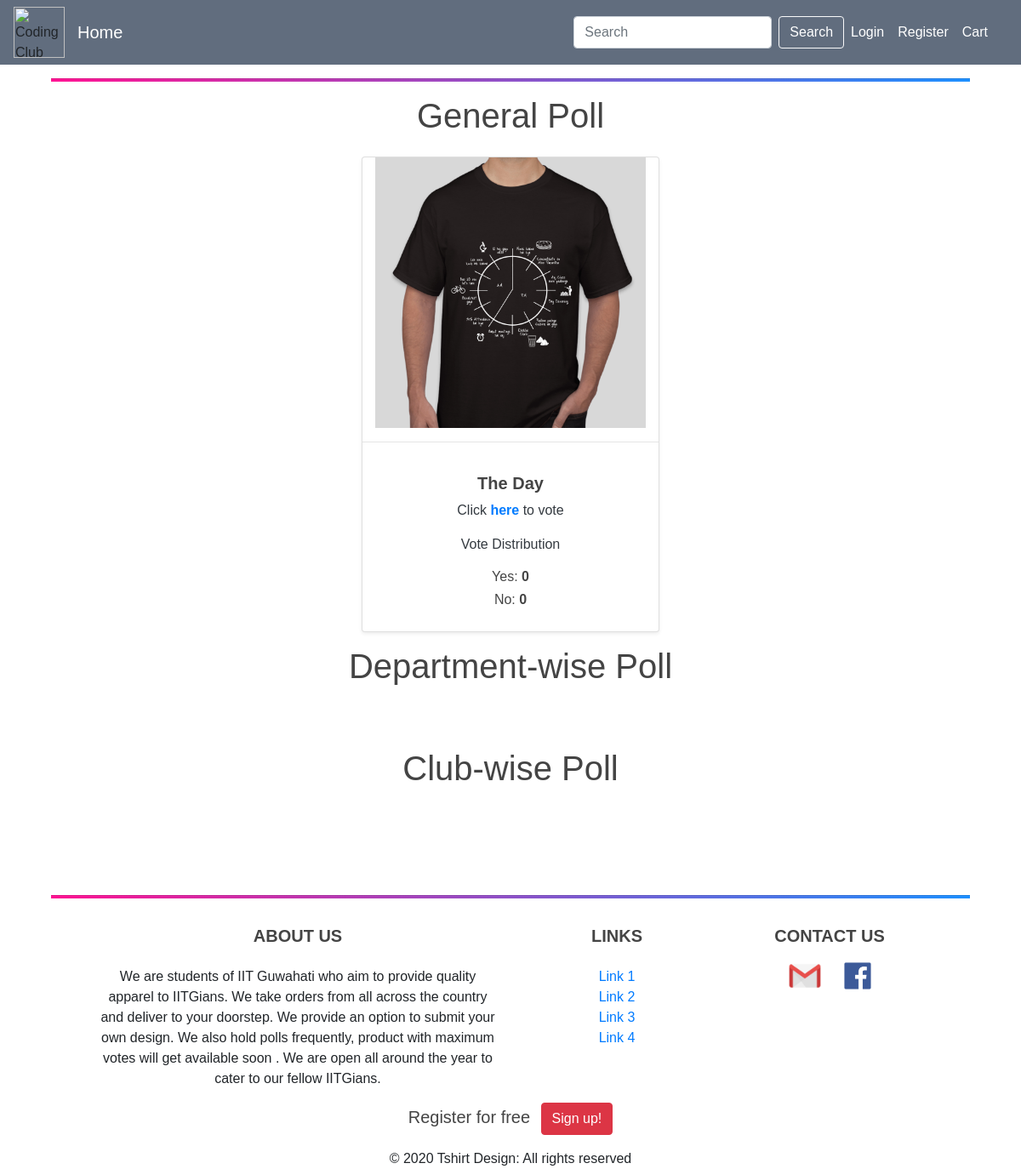
Screenshot of /polls/ with the database file from the repository.
### polls/models.py (models this page shows, shortened)
class Question(models.Model):
    question_text = models.CharField(max_length=200)
    department = models.CharField(max_length=120, choices=DEPARTMENTS, default='None')
    club = models.CharField(max_length=120, choices=CLUBS, default='None')
    image = models.ImageField( default='default.jpg', upload_to='images/')
    pub_date = models.DateTimeField(auto_now_add=True)
    status = models.BooleanField(default=True)
    image1 = models.ImageField(upload_to='images/',blank=True,null=True )
    general = models.BooleanField(default=False)

class Choice(models.Model):
    question = models.ForeignKey(Question, on_delete=models.CASCADE)
    choice_text = models.CharField(max_length=200)
    votes = models.IntegerField(default=0)

### polls/views.py (the view)
# urls.py: path('', views.IndexView.as_view(), name='index'),
class IndexView(generic.ListView):
    template_name = 'polls/index.html'
    context_object_name = 'latest_question_list'
    def get_queryset(self):
        return Question.objects.filter(
            pub_date__lte=timezone.now()
        ).order_by('-pub_date')[:5]

### polls/templates/polls/index.html (shortened to what this page needs)
{% extends "blog/base.html" %}
{% block content %}
 <div class="container">
    {% if latest_question_list %}
         <h1 class="text-center mb-4">General Poll</h1>
        <div class="row">
            {% for question in latest_question_list %}
                {% if question.general == True %}
                    <div class="col-lg-4 col-md-5 col-sm-10 mx-auto">
                        <div class="card shadow-sm mb-3">
                            <div class="col-sm-12">
                                <img class="img-fluid" src="{{ question.image.url }}" alt="{{ question.question_text }}">
                            </div>
                            <hr>
                            <div class="card-body text-dark">
                                <h5 class="text-center"><strong>{{ question.question_text }}</strong></h5>
                                <p class="text-center">Click<a href="{% url 'polls:vote' question.id %}"> <strong>here </strong></a>to vote</p>
                                <p class="text-center"> Vote Distribution</p>
                                {% for choice in question.choice_set.all %}
                                    <div  class="col-sm-10 mx-auto text-center" >
                                        <h6 class="" >{{ choice.choice_text|capfirst }}: <strong>{{ choice.votes}}</strong> </h6>
                                    </div>
                                {% endfor %}
                            </div>
                        </div>
                    </div>
                {% endif %}
            {% endfor %}
        </div>
        <h1 class="text-center mb-4">Department-wise Poll</h1>
        <br>
        <br>
        <h1 class="text-center mb-4">Club-wise Poll</h1>
    {% endif %}
</div>
{% endblock %}

### blog/templates/blog/base.html (shortened to what this page needs)
{% load static %}
<link rel="stylesheet" type="text/css" href="{% static 'blog/main.css' %}">
<!DOCTYPE html>
<html lang="en">
<head>
    <link rel="stylesheet" href="https://stackpath.bootstrapcdn.com/bootstrap/4.4.1/css/bootstrap.min.css">
</head>
<body id="bootstrap-overrides" style="margin-top: 0; background: #fff; font-family: 'Whitney','Helvetica' ,'Arial', sans-serif">
<header class="site-header">
    <header style="background-color:#616D7E">
        <nav class=" navbar navbar-expand-lg navbar-light ">
            <img src="https://www.iitg.ac.in/stud/gymkhana/technical/assets/img/resources/codingclubLogo.png" width="60px" height="60px" alt="Coding Club">
            <div class="container">
                <a style="color: #FFFFFF" class="navbar-brand mr-4" href="{% url 'blog:product-home' %}">Home </a>
                <div class="collapse navbar-collapse" id="navbarToggle">
                    <form class="form-inline ml-auto my-2 my-lg-0" action='/s/'>
                        <input class="form-control mr-sm-2" type="search" name='q' placeholder="Search" aria-label="Search" >
                        <button style="color: white" class="btn btn-outline-light my-2 my-sm-0" type="submit">Search</button>
                    </form>
                    <div class="navbar-nav">
                        {% if user.is_authenticated %}
                            {% if user.profile.is_merchant == 1 %}
                                <a style="color: #FFFFFF" onMouseOver="this.style.color='black'" onMouseOut="this.style.color='#FFFFFF'"class="nav-item nav-link" href="{% url 'blog:manageproducts' %}">Manage Products</a>
                            {% endif %}
                            <a style="color: #FFFFFF" onMouseOver="this.style.color='black'" onMouseOut="this.style.color='#FFFFFF'"class="nav-item nav-link" href="{% url 'profile' %}">Profile</a>
                            <a style="color: #FFFFFF" onMouseOver="this.style.color='black'" onMouseOut="this.style.color='#FFFFFF'"class="nav-item nav-link" href="{% url 'logout' %}">Logout</a>
                            <a style="color: #FFFFFF" onMouseOver="this.style.color='black'" onMouseOut="this.style.color='#FFFFFF'"class="nav-item nav-link" href="{% url 'orders' %}">Orders</a>
                        {% else %}
                            <a style="color: #FFFFFF" onMouseOver="this.style.color='black'" onMouseOut="this.style.color='#FFFFFF'"class="nav-item nav-link" href="{% url 'login' %}">Login</a>
                            <a style="color: #FFFFFF" onMouseOver="this.style.color='black'" onMouseOut="this.style.color='#FFFFFF'"class="nav-item nav-link" href="{% url 'register' %}">Register</a>
                        {% endif %}
                        <a style="color: #FFFFFF" onMouseOver="this.style.color='black'" onMouseOut="this.style.color='#FFFFFF'" class="nav-item nav-link" href="{% url 'cart' %}">Cart  </a>
                    </div>
                </div>
            </div>
        </nav>
    </header>
    <hr style="width: 90%;background:linear-gradient(to right,deeppink,dodgerblue);height: 3px">
</header>
{% block content %}
{%  endblock %}
<footer class="page-footer font-small stylish-color-dark pt-4 footer-fixed" >
    <hr style="width: 90%;background:linear-gradient(to right,deeppink,dodgerblue);height: 3px">
    <div class="col-lg-10 col-md-8 col-sm-12 text-center mx-auto" >
        <div class="row">
            <div class="col-sm-11 col-lg-6 col-md-6  mx-auto">
                <h5 class="font-weight-bold text-uppercase mt-3 mb-4">About us</h5>
                <p>We are students of IIT Guwahati who aim to provide quality apparel to IITGians.
                    We take orders from all across the country and deliver to your doorstep.
                    We provide an option to submit your own design.
                    We also hold polls frequently, product with maximum votes will get available soon . We are open all around the year to cater to our fellow IITGians.</p>
            </div>
            <div class="col-lg-3 col-md-3 col-sm-11 mx-auto">
                <h5 class="font-weight-bold text-uppercase mt-3 mb-4">Links</h5>
                <ul class="list-unstyled">
                    <li>
                        <a href="#">Link 1</a>
                    </li>
                    <li>
                        <a href="#">Link 2</a>
                    </li>
                    <li>
                        <a href="#">Link 3</a>
                    </li>
                    <li>
                        <a href="#">Link 4</a>
                    </li>
                </ul>
            </div>
            <div class="col-lg-3 col-md-3 col-sm-11 mx-auto">
                <h5 class="font-weight-bold text-center text-uppercase mt-3 mb-1">Contact Us</h5>
                <a class="" href="#"><img
                        style="width: 40px; margin: 5%" src="/media/icons/icon-gmail.png" alt="Gmail"> </a>
                <a class="" href="#"><img
                        style="width: 32px; margin: 5%" src="/media/icons/icon-fb.png" alt="Facebook"> </a>
            </div>
        </div>
    </div>
    <ul class="list-unstyled list-inline text-center">
        <li class="list-inline-item">
            <h5 class="mb-1">Register for free</h5>
        </li>
        <li class="list-inline-item">
            <a href="{% url 'register' %}" class="btn btn-danger btn-rounded">Sign up!</a>
        </li>
    </ul>
    <div class="footer-copyright text-center mb-4">© 2020 Tshirt Design: All rights reserved </div>
</footer>
</body>
</html>

### blog/static/blog/main.css (style rules this page uses)
body { position: relative; margin: 0; padding-bottom: 6rem; min-height: 100%; background: #fff; color: #333333; }
h1, h2, h3, h4, h5, h6 { color: #444444; }
ul { margin: 0; }
.footer-fixed { bottom: 0; height: 35px; left: 0; position: absolute; right: 0; }
.site-header .navbar-nav .nav-link { color: #cbd5db; }

### rows the page displays
Question: image (picture), question_text "The Day"
Choice: choice_text "Yes", votes "0"
Choice: choice_text "No", votes "0"
